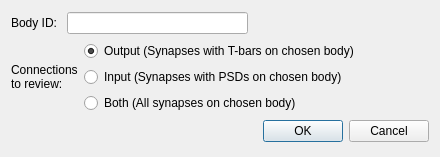
<?xml version="1.0" encoding="UTF-8"?>
<ui version="4.0">
 <class>SynapsePredictionBodyInputDialog</class>
 <widget class="QDialog" name="SynapsePredictionBodyInputDialog">
  <property name="geometry">
   <rect>
    <x>0</x>
    <y>0</y>
    <width>440</width>
    <height>157</height>
   </rect>
  </property>
  <property name="windowTitle">
   <string>Synapse Prediction Protocol</string>
  </property>
  <layout class="QVBoxLayout" name="verticalLayout">
   <item>
    <layout class="QHBoxLayout" name="horizontalLayout">
     <item>
      <widget class="QLabel" name="label">
       <property name="text">
        <string>Body ID: </string>
       </property>
      </widget>
     </item>
     <item>
      <widget class="QLineEdit" name="bodyIDInput"/>
     </item>
     <item>
      <spacer name="horizontalSpacer_2">
       <property name="orientation">
        <enum>Qt::Horizontal</enum>
       </property>
       <property name="sizeHint" stdset="0">
        <size>
         <width>40</width>
         <height>20</height>
        </size>
       </property>
      </spacer>
     </item>
    </layout>
   </item>
   <item>
    <layout class="QHBoxLayout" name="horizontalLayout_2">
     <item>
      <widget class="QLabel" name="label_2">
       <property name="text">
        <string>Connections
to review: </string>
       </property>
      </widget>
     </item>
     <item>
      <layout class="QVBoxLayout" name="verticalLayout_2">
       <item>
        <widget class="QRadioButton" name="tbarButton">
         <property name="text">
          <string>Output (Synapses with T-bars on chosen body)</string>
         </property>
         <property name="checked">
          <bool>true</bool>
         </property>
        </widget>
       </item>
       <item>
        <widget class="QRadioButton" name="psdButton">
         <property name="text">
          <string>Input (Synapses with PSDs on chosen body)</string>
         </property>
        </widget>
       </item>
       <item>
        <widget class="QRadioButton" name="bothButton">
         <property name="text">
          <string>Both (All synapses on chosen body)</string>
         </property>
         <property name="checked">
          <bool>false</bool>
         </property>
        </widget>
       </item>
      </layout>
     </item>
     <item>
      <spacer name="horizontalSpacer">
       <property name="orientation">
        <enum>Qt::Horizontal</enum>
       </property>
       <property name="sizeHint" stdset="0">
        <size>
         <width>40</width>
         <height>20</height>
        </size>
       </property>
      </spacer>
     </item>
    </layout>
   </item>
   <item>
    <widget class="QDialogButtonBox" name="buttonBox">
     <property name="orientation">
      <enum>Qt::Horizontal</enum>
     </property>
     <property name="standardButtons">
      <set>QDialogButtonBox::Cancel|QDialogButtonBox::Ok</set>
     </property>
    </widget>
   </item>
  </layout>
 </widget>
 <resources/>
 <connections>
  <connection>
   <sender>buttonBox</sender>
   <signal>accepted()</signal>
   <receiver>SynapsePredictionBodyInputDialog</receiver>
   <slot>accept()</slot>
   <hints>
    <hint type="sourcelabel">
     <x>248</x>
     <y>254</y>
    </hint>
    <hint type="destinationlabel">
     <x>157</x>
     <y>274</y>
    </hint>
   </hints>
  </connection>
  <connection>
   <sender>buttonBox</sender>
   <signal>rejected()</signal>
   <receiver>SynapsePredictionBodyInputDialog</receiver>
   <slot>reject()</slot>
   <hints>
    <hint type="sourcelabel">
     <x>316</x>
     <y>260</y>
    </hint>
    <hint type="destinationlabel">
     <x>286</x>
     <y>274</y>
    </hint>
   </hints>
  </connection>
 </connections>
</ui>
